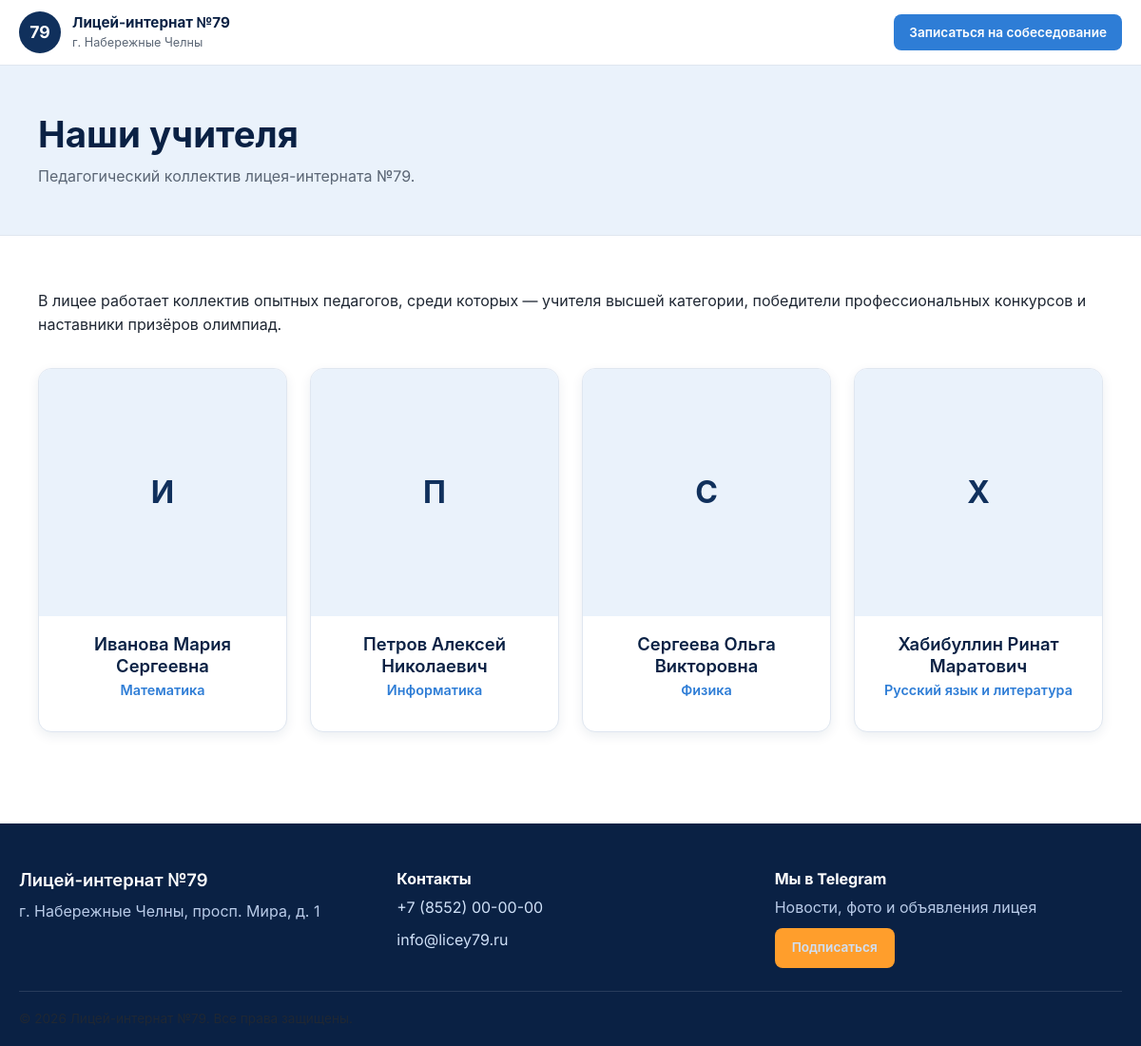
The app's page /teachers.php with its own data.
### tables this page shows
CREATE TABLE IF NOT EXISTS pages (
    id               INT UNSIGNED AUTO_INCREMENT PRIMARY KEY,
    slug             VARCHAR(191) NOT NULL,
    title            VARCHAR(255) NOT NULL,
    content          MEDIUMTEXT NULL,
    meta_description VARCHAR(500) NULL,
    protected        TINYINT(1) NOT NULL DEFAULT 0,
    nav_order        INT NOT NULL DEFAULT 100,
    updated_at       DATETIME NOT NULL DEFAULT CURRENT_TIMESTAMP ON UPDATE CURRENT_TIMESTAMP,
    UNIQUE KEY uniq_slug (slug)
);

CREATE TABLE IF NOT EXISTS teachers (
    id         INT UNSIGNED AUTO_INCREMENT PRIMARY KEY,
    full_name  VARCHAR(255) NOT NULL,
    subject    VARCHAR(255) NOT NULL,
    photo_path VARCHAR(500) NULL,
    created_at DATETIME NOT NULL DEFAULT CURRENT_TIMESTAMP
);

### includes/functions.php (called while the page is built, shortened)
<?php
function e(?string $value): string
{
    return htmlspecialchars($value ?? '', ENT_QUOTES, 'UTF-8');
}
function get_page(PDO $pdo, string $slug): ?array
{
    $stmt = $pdo->prepare('SELECT * FROM pages WHERE slug = ? LIMIT 1');
    $stmt->execute([$slug]);
    $page = $stmt->fetch();
    return $page ?: null;
}
function render_page_blocks(?string $content): string
{
    $content = $content ?? '';
    $decoded = json_decode($content, true);
    if (!is_array($decoded) || json_last_error() !== JSON_ERROR_NONE || !is_list_array($decoded)) {
        return $content;
    }
    $html = '';
    return $html;
}

### teachers.php (the view, shortened to what this page needs)
<?php
require_once __DIR__ . '/includes/functions.php';
$page = get_page($pdo, 'teachers');
$teachers = $pdo->query('SELECT * FROM teachers ORDER BY full_name ASC')->fetchAll();
require __DIR__ . '/includes/header.php';
?>
<section class="page-hero">
  <div class="container">
    <h1><?= e($page['title'] ?? 'Наши учителя') ?></h1>
    <p>Педагогический коллектив лицея-интерната №79.</p>
  </div>
</section>
<section class="section">
  <div class="container">
    <?php if (!empty($page['content'])): ?>
      <div class="page-content" style="margin-bottom:32px;"><?= render_page_blocks($page['content']) ?></div>
    <?php endif; ?>
    <?php if (!$teachers): ?>
      <p class="empty-state">Список учителей пока не заполнен.</p>
    <?php else: ?>
      <div class="grid grid-4">
        <?php foreach ($teachers as $teacher): ?>
          <div class="person-card">
            <div class="person-photo">
              <?php if (!empty($teacher['photo_path'])): ?>
                <img src="<?= e(UPLOAD_URL . '/' . $teacher['photo_path']) ?>" alt="Фото учителя: <?= e($teacher['full_name']) ?>" loading="lazy">
              <?php else: ?>
                <?= e(mb_substr($teacher['full_name'], 0, 1, 'UTF-8')) ?>
              <?php endif; ?>
            </div>
            <div class="person-body">
              <h3><?= e($teacher['full_name']) ?></h3>
              <p class="subject"><?= e($teacher['subject']) ?></p>
            </div>
          </div>
        <?php endforeach; ?>
      </div>
    <?php endif; ?>
  </div>
</section>
<?php require __DIR__ . '/includes/footer.php'; ?>

### css/style.css (style rules this page uses)
:root { --navy: #10305c; --navy-dark: #0a2144; --blue-light: #eaf2fb; --blue-accent: #2e7dd6; --accent: #ff9e2c; --bg: #ffffff; --bg-soft: #f4f7fb; --text: #1f2733; --text-muted: #5b6675; --border: #dfe6f0; --radius: 14px; --radius-sm: 8px; --shadow: 0 10px 30px rgba(16, 48, 92, 0.08); --shadow-sm: 0 4px 12px rgba(16, 48, 92, 0.08); --font: 'Inter', -apple-system, BlinkMacSystemFont, 'Segoe UI', Roboto, Arial, sans-serif; --container-width: 1160px; }
* { box-sizing: border-box; }
html { scroll-behavior: smooth; }
body { margin: 0; font-family: var(--font); color: var(--text); background: var(--bg); line-height: 1.6; font-size: 16px; }
h1, h2, h3, h4 { color: var(--navy-dark); line-height: 1.25; margin: 0 0 .5em; }
h1 { font-size: clamp(1.8rem, 3.2vw, 2.6rem); font-weight: 700; }
h3 { font-size: 1.15rem; font-weight: 600; }
p { margin: 0 0 1em; color: var(--text); }
.container { max-width: var(--container-width); margin: 0 auto; padding: 0 20px; }
.page-hero { background: var(--blue-light); padding: 48px 0; border-bottom: 1px solid var(--border); }
.page-hero h1 { margin-bottom: 8px; }
.page-hero p { color: var(--text-muted); max-width: 70ch; margin: 0; }
.section { padding: 56px 0; }
.grid { display: grid; gap: 24px; }
.grid-4 { grid-template-columns: repeat(4, 1fr); }
.person-card { background: #fff; border: 1px solid var(--border); border-radius: var(--radius); overflow: hidden; box-shadow: var(--shadow-sm); text-align: center; }
.person-photo { width: 100%; aspect-ratio: 1/1; background: var(--blue-light); display: flex; align-items: center; justify-content: center; color: var(--navy); font-weight: 700; font-size: 2rem; overflow: hidden; }
.person-body { padding: 18px; }
.person-body h3 { margin-bottom: 2px; }
.person-body .subject { color: var(--blue-accent); font-weight: 600; font-size: 0.9rem; }

### records on screen
pages: title "Наши учителя", content "В лицее работает коллектив опытных педагогов, среди которых — учителя высшей категории, победители профессиональных конкурсов и наставники призёров олимпиад."
teachers: full_name "И", full_name "Иванова Мария Сергеевна", subject "Математика"
teachers: full_name "П", full_name "Петров Алексей Николаевич", subject "Информатика"
teachers: full_name "С", full_name "Сергеева Ольга Викторовна", subject "Физика"
teachers: full_name "Х", full_name "Хабибуллин Ринат Маратович", subject "Русский язык и литература"

### other values on screen
SITE_CITY "г. Набережные Челны"
SITE_ADDRESS "г. Набережные Челны, просп. Мира, д. 1"
SITE_PHONE "+7 (8552) 00-00-00"
SITE_EMAIL "info@licey79.ru"
